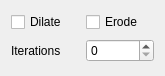
<?xml version="1.0" encoding="UTF-8"?>
<ui version="4.0">
 <class>ApplyFilterToFieldData</class>
 <widget class="QDialog" name="ApplyFilterToFieldData">
  <property name="geometry">
   <rect>
    <x>0</x>
    <y>0</y>
    <width>165</width>
    <height>76</height>
   </rect>
  </property>
  <property name="minimumSize">
   <size>
    <width>165</width>
    <height>76</height>
   </size>
  </property>
  <property name="windowTitle">
   <string>ApplyFilterToFieldData</string>
  </property>
  <layout class="QGridLayout" name="gridLayout">
   <item row="0" column="0">
    <widget class="QCheckBox" name="dilateCheckBox_">
     <property name="text">
      <string>Dilate</string>
     </property>
    </widget>
   </item>
   <item row="2" column="0">
    <widget class="QLabel" name="label">
     <property name="text">
      <string>Iterations</string>
     </property>
    </widget>
   </item>
   <item row="2" column="1">
    <widget class="QSpinBox" name="iterationsSpinBox_">
     <property name="maximum">
      <number>99999</number>
     </property>
    </widget>
   </item>
   <item row="0" column="1">
    <widget class="QCheckBox" name="erodeCheckBox_">
     <property name="text">
      <string>Erode</string>
     </property>
    </widget>
   </item>
  </layout>
 </widget>
 <resources/>
 <connections/>
</ui>
